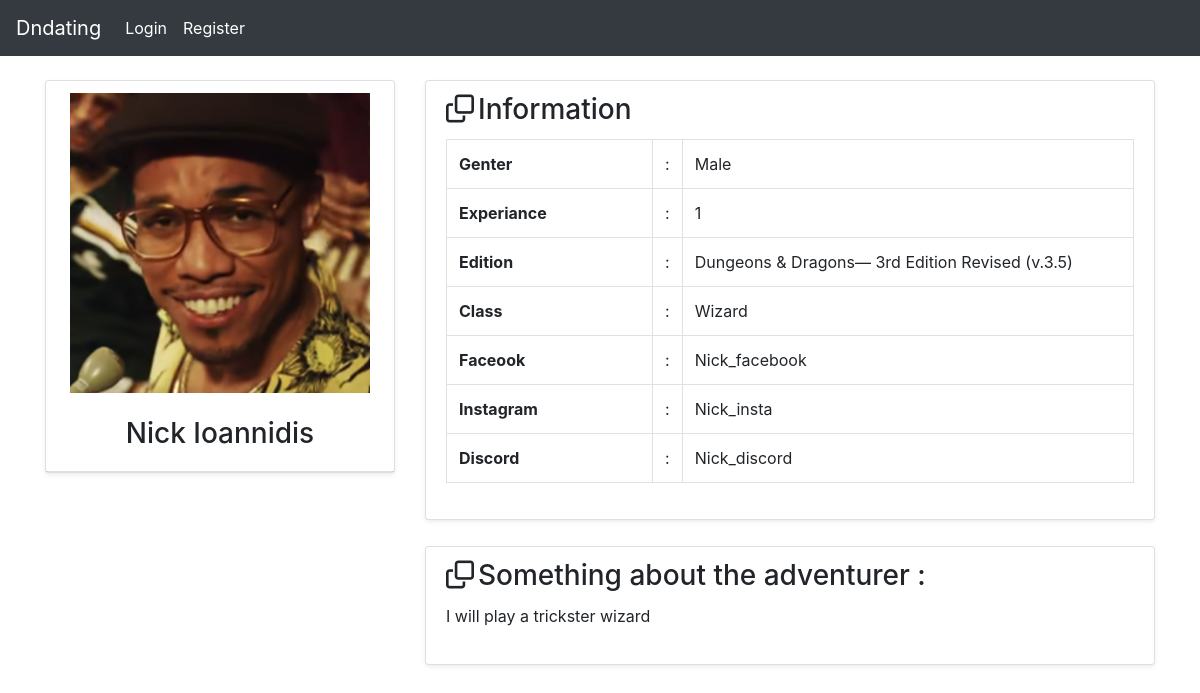
The page /show_profile/1 on the database its author committed.
### dndating/models.py (models this page shows, shortened)
class info(models.Model):
    edition= models.ForeignKey(category_edition, on_delete=models.CASCADE, blank=True, null=True, related_name="edition")
    Class= models.ForeignKey(category_Class, on_delete=models.CASCADE, blank=True, null=True, related_name="Class")
    discription = models.CharField(max_length=300, null=True, blank=True)
    name = models.CharField(max_length=50)
    image = models.ImageField(null=True, blank=True, upload_to="images/")
    user = models.ForeignKey(User, on_delete=models.CASCADE, blank=True, null=True, related_name="USER")
    IsActive = models.BooleanField(default=True)
    discord = models.CharField(null=True, max_length=50)
    facebook = models.CharField(null=True, max_length=50)
    instagram = models.CharField(null=True, max_length=50)
    genter =  models.ForeignKey(category_gender, on_delete=models.CASCADE, blank=True, null=True, related_name="gender")
    years_playing = models.CharField(null=True, max_length=50)

class category_gender(models.Model):
    category_gender = models.CharField(max_length=64, blank=True, null=True)
    def __str__(self):
        return f"{self.category_gender}"

class category_edition(models.Model):
    category_edition = models.CharField(max_length=64, blank=True, null=True)
    def __str__(self):
        return f"{self.category_edition}"

class category_Class(models.Model):
    category_Class = models.CharField(max_length=64, blank=True, null=True)
    def __str__(self):
        return f"{self.category_Class}"

### dndating/views.py (the view)
# urls.py: path('show_profile/<info_id>', views.show_profile, name="show"),
def show_profile(request, info_id):
    info_user = info.objects.get(pk=info_id)
    return render(request, "dndating/show_profile.html",{
        'info' : info_user
    })

### dndating/templates/dndating/show_profile.html
{% extends 'dndating/layout.html' %}
{% block body %}
<div class="student-profile py-4">
    <div class="container">
      <div class="row">
        <div class="col-lg-4">
          <div class="card shadow-sm">
            <div class="card-header bg-transparent text-center">
            {% if info.image %}
              <img class="profile_img" src="{{ info.image.url }}" alt="student dp"width="300" height="300">
            {% endif %}
            <br>
            <br>
              <h3>{{info.name}}</h3>
            </div>
          </div>
        </div>
        <div class="col-lg-8">
          <div class="card shadow-sm">
            <div class="card-header bg-transparent border-0">
              <h3 class="mb-0"><i class="far fa-clone pr-1"></i>Information</h3>
            </div>
            <div class="card-body pt-0">
              <table class="table table-bordered">
                <tr>
                  <th width="30%">Genter</th>
                  <td width="2%">:</td>
                  <td>{{info.genter}}</td>
                </tr>
                <tr>
                  <th width="30%">Experiance</th>
                  <td width="2%">:</td>
                  <td>{{info.years_playing}}</td>
                </tr>
                <tr>
                  <th width="30%">Edition</th>
                  <td width="2%">:</td>
                  <td>{{ info.edition }}</td>
                </tr>
                <tr>
                  <th width="30%">Class</th>
                  <td width="2%">:</td>
                  <td>{{ info.Class }}</td>
                </tr>
                <tr>
                  <th width="30%">Faceook</th>
                  <td width="2%">:</td>
                  <td>{{ info.facebook }}</td>
                </tr>
                <tr>
                  <th width="30%">Instagram</th>
                  <td width="2%">:</td>
                  <td>{{ info.instagram }}</td>
                </tr>
                <tr>
                  <th width="30%">Discord</th>
                  <td width="2%">:</td>
                  <td>{{ info.discord }}</td>
                </tr>
              </table>
            </div>
          </div>
            <div style="height: 26px"></div>
          <div class="card shadow-sm">
            <div class="card-header bg-transparent border-0">
              <h3 class="mb-0"><i class="far fa-clone pr-1"></i>Something about the adventurer :</h3>
            </div>
            <div class="card-body pt-0">
                <p>{{ info.discription }}</p>
            </div>
          </div>
        </div>
      </div>
    </div>
  </div>
{% endblock %}

### dndating/static/dnd/styles.css (style rules this page uses)
body { background-image : url('https://img.freepik.com/premium-photo/old-paper-texture-background_118047-1521.jpg?w=2000'); background-repeat: round; }

### rows shown on the page
info: image (picture), name "Nick Ioannidis", genter "Male", years_playing "1", edition "Dungeons & Dragons— 3rd Edition Revised (v.3.5)", Class "Wizard", facebook "Nick_facebook", instagram "Nick_insta", discord "Nick_discord", discription "I will play a trickster wizard"
